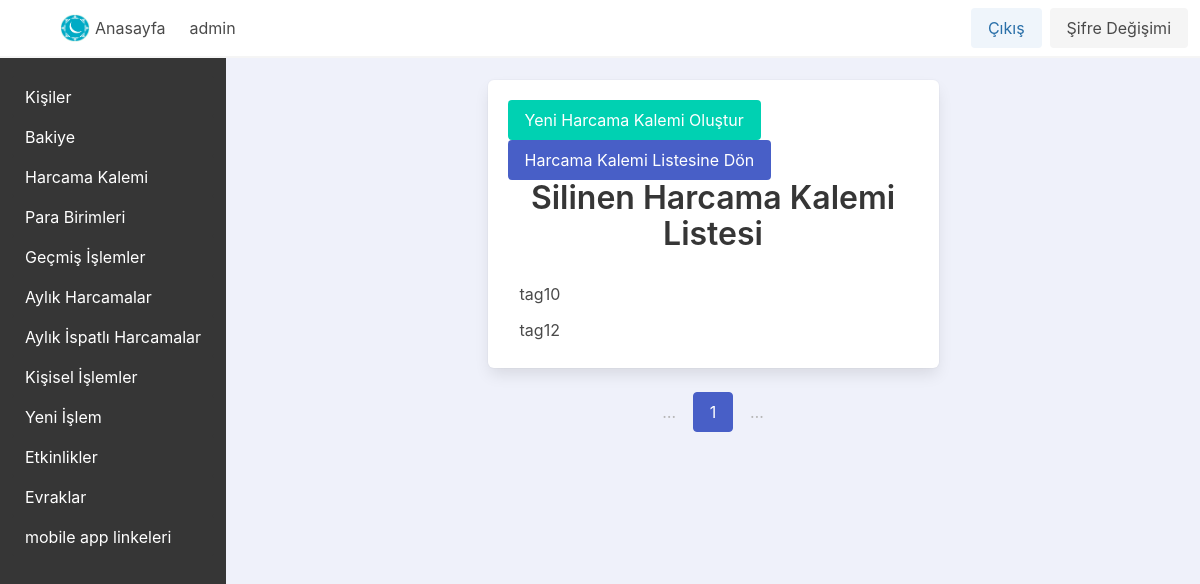
The app's page /taglistmasked/ (signed in), older data.
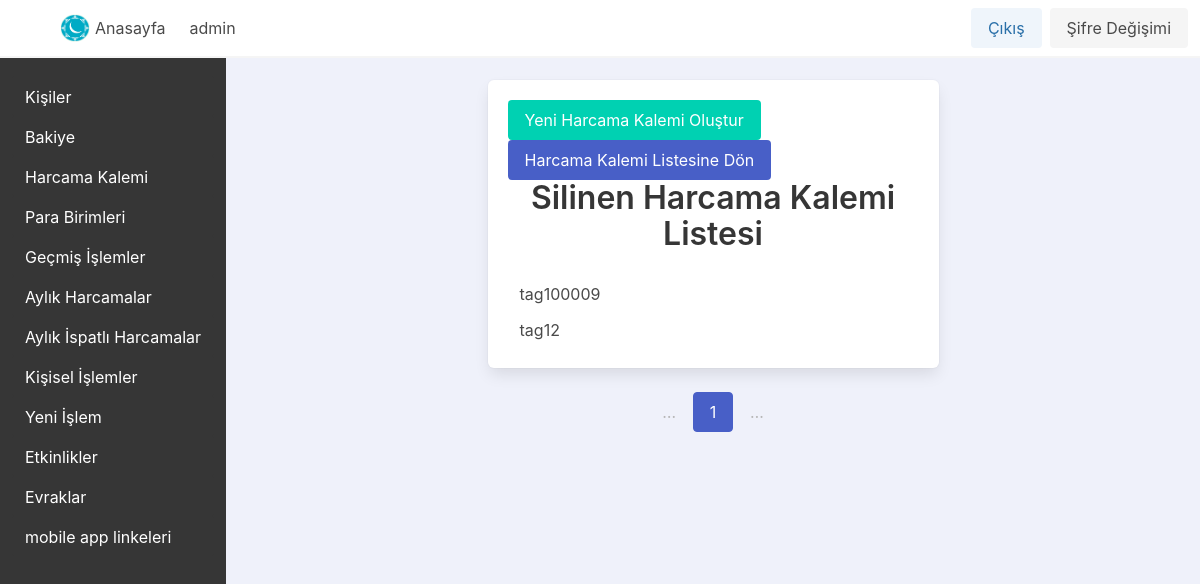
The same page, newer data.
### app_base/models.py (models this page shows, shortened)
class BaseModelSoftDelete(models.Model):
    is_active = models.BooleanField(_("active"), default=True)
    objects = ActiveObjectsManager()  # Active objects manager
    all_objects = AllObjectsManager()  # Custom manager including soft-deleted items
    class Meta:
        abstract = True

class MuUser(AbstractUser, BaseModelSoftDelete):
    username_validator = UnicodeUsernameValidator()
    username = models.CharField(_("Kullanıcı Adı"), max_length=150, unique=True, help_text=_("Max 150 karakter olabilir. Harfler, sayilar ve sadece @/./+/-/_ olabilir"), validators=[username_validator], error_messages={"unique": _("Bu isimde bir kullanici zaten var")})
    password = models.CharField(_("password"), max_length=128, null=False)
    first_name = models.CharField(_("İsim"), max_length=150, blank=True)  # AD-SOYAD ORTAK
    email = models.EmailField(_("email address"), blank=True)
    is_staff = models.BooleanField(_("Yönetici Durumu"), default=False, help_text=_("Kullanıcının bu yönetici paneline giriş yapabilmesini belirler."))
    is_active = models.BooleanField(_("active"), default=True, help_text=_("Designates whether this user should be treated as active. " "Unselect this instead of deleting accounts."))
    objects = ActiveObjectsManager()
    date_joined = models.DateTimeField(_("date joined"), default=timezone.now)
    currency = models.ForeignKey(Currency, on_delete=models.PROTECT, null=True, blank=True)
    gruplar = models.ManyToManyField(MuGroup, blank=True)

class Tag(BaseModelSoftDelete):
    name = models.CharField(max_length=255, unique=True)
    slug = models.SlugField(unique=True, blank=True)
    is_active = models.BooleanField(_("active"), default=True)
    objects = ActiveObjectsManager()

### app_base/views/tags_view.py (the view)
# urls.py: path("taglistmasked/", views.taglistmasked_view, name="taglistmasked_view_name"),
@login_required
def taglistmasked_view(request):
    tags = Tag.all_objects.get_deleted().order_by("name")
    per_page = 10  # You can adjust this as needed
    paginator = Paginator(tags, per_page)
    page_number = request.GET.get("page")
    page = paginator.get_page(page_number)
    context = {
        "page": page,
    }
    return render(request, "app_base/tags/taglistmasked.html", context)

### app_base/models.py (called while the page is built)
    def get_queryset(self):
        return super().get_queryset()

    def get_deleted(self):
        return self.get_queryset().filter(is_active=False)

    def get_queryset(self):
        return super().get_queryset().filter(is_active=True)

### app_base/templates/app_base/tags/taglistmasked.html (shortened to what this page needs)
{% extends "base.html" %}
{% block content %}
    <div class="column is-half m-auto">
        <div class="box">
            <a href="{% url 'tagcreate_view_name' %}" class="button is-primary">Yeni Harcama Kalemi Oluştur</a>
            <a href="{% url 'taglist_view_name' %}" class="button is-link">Harcama Kalemi Listesine Dön</a>
            <h2 class="title has-text-centered">Silinen Harcama Kalemi Listesi</h2>
            <ul class="menu-list">
                {% for tag in page %}
                    <li>
                        <a href="{% url 'tagdetail_view_name' tag.slug %}">{{ tag.name }}</a>
                    </li>
                {% empty %}
                    <li>Harcama Kalemi Yok</li>
                {% endfor %}
            </ul>
        </div>
        <div class="pagination is-centered" role="navigation">
            <ul class="pagination-list">
                <li>
                    <span class="pagination-ellipsis">…</span>
                </li>
                <li>
                    <span class="pagination-link is-current">{{ page.number }}</span>
                </li>
                <li>
                    <span class="pagination-ellipsis">…</span>
                </li>
            </ul>
        </div>
    </div>
{% endblock content %}

### templates/base.html (shortened to what this page needs)
{% load static %}
<!DOCTYPE html>
<html lang="tr">
    <head>
        <link rel="stylesheet" href="https://cdn.jsdelivr.net/npm/bulma@0.9.4/css/bulma.min.css">
        <link href="https://cdn.jsdelivr.net/npm/select2@4.1.0-rc.0/dist/css/select2.min.css" rel="stylesheet" />
        <link rel="stylesheet" href="https://cdn.jsdelivr.net/npm/flatpickr/dist/flatpickr.min.css">
    </head>
    <body x-data="{ muside: false }">
        {% include "navbar.html" %}
        <div class="columns  mx-0 mb-0 mt-0">
            <div {% if user.is_authenticated %}  {% else %}  class="is-hidden"  {% endif %} class="column is-narrow has-background-grey-darker" x-bind:class="{ 'is-hidden': muside }">
                {% if user.is_authenticated %}
                    {% include "sidebar.html" %}
                {% endif %}
            </div>
            <div class="column has-background-link-light main-content">
                {% block content %}
                {% endblock content %}
            </div>
        </div>
    </body>
</html>

### templates/navbar.html (shortened to what this page needs)
{% load static %}
<nav class="navbar has-background-white has-shadow" x-data="{ open: false }">
    <div class="navbar-brand">
        <a class="navbar-item" x-on:click="muside = !muside">
            <span class="iconify icon is-medium" data-icon="tabler:layout-sidebar-left-expand-filled"></span>
        </a>
    </div>
    <div id="navbarmenu_id" class="navbar-menu" x-bind:class="{ 'is-active': open }">
        <div class="navbar-start">
            <a class="navbar-item is-info is-light" href="{% url "home_view_name" %}">
                <img src="{% static 'Images/hayvakfi.png' %}" alt="hayvakfi" width="30" height="30" class="image " style="margin-right: 5px;">
            Anasayfa</a>
            {% if user.is_authenticated %}
                <span class="navbar-item">{{ user.username }}</span>
            {% endif %}
        </div>
        <div class="navbar-end">
            <div class="navbar-item">
                <div class="buttons">
                    {% if user.is_authenticated %}
                        <a class="button is-info is-light" href="{% url 'logout_view_name' %}">Çıkış</a>
                        <a class="button is-light" href="{% url 'passwordchange_view_name' %}">Şifre Değişimi</a>
                    {% else %}
                        <a class="button is-info is-light" href="{% url 'login_view_name' %}">Giriş</a>
                    {% endif %}
                </div>
            </div>
        </div>
    </div>
</nav>

### templates/sidebar.html (shortened to what this page needs)
<div class="menu-container">
    <aside class="menu ">
        <ul class="menu-list ">
            <li class="mt-2">
                <a class="sidebar-item button is-dark has-text-left" data-toggle="collapse" data-target="#item1"> Kişiler</a>
            </li>
            <li>
                <a class="button is-dark has-text-left" href="{% url 'balance_view_name' %}">  Bakiye</a>
            </li>
            <li>
                <a class="button is-dark has-text-left" href="{% url 'taglist_view_name' %}">  Harcama Kalemi</a>
            </li>
            <li>
                <a class="button is-dark has-text-left" href="{% url 'currencylist_view_name' %}">  Para Birimleri</a>
            </li>
            <li>
                <a class="button is-dark has-text-left" href="{% url 'transactiontable_view_name' %}">  Geçmiş İşlemler </a>
            </li>
            <li>
                <a class="button is-dark has-text-left" href="{% url 'monthlyspendings_view_name' %}">  Aylık Harcamalar</a>
            </li>
            <li>
                <a class="button is-dark has-text-left" href="{% url "proventags_view_name" %}"> Aylık İspatlı Harcamalar</a>
            </li>
            <li>
                <a class="button is-dark has-text-left" href="{% url 'transactionlist_view_name' %}"> Kişisel İşlemler</a>
            </li>
            <li>
                <a class="button is-dark has-text-left" href="{% url 'transactioncreate_view_name' %}">  Yeni İşlem</a>
            </li>
            <li>
                <a class="button is-dark has-text-left" href="{% url 'etkinlik_list' %}"> Etkinlikler</a>
            </li>
            <li>
                <a class="button is-dark has-text-left" href="{% url 'evrak_list' %}">  Evraklar</a>
            </li>
            <li>
                <a class="button is-dark has-text-left" href="{% url "mobile_view_name" %}">  mobile app linkeleri</a>
            </li>
        </ul>
    </aside>
</div>

Row changes from the older to the newer data that the page shows:
changed Tag: name "tag10" → "tag100009"
